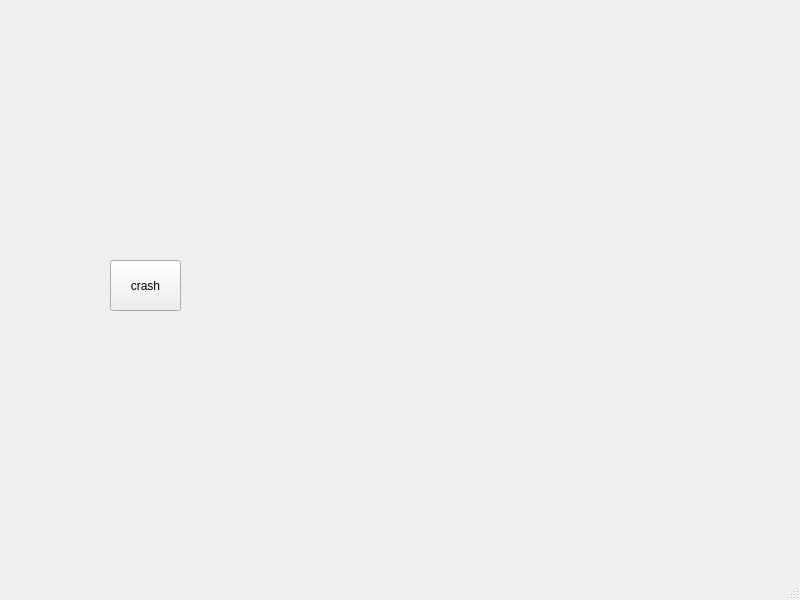
<?xml version="1.0" encoding="UTF-8"?>
<ui version="4.0">
 <class>MainWindow</class>
 <widget class="QMainWindow" name="MainWindow">
  <property name="geometry">
   <rect>
    <x>0</x>
    <y>0</y>
    <width>800</width>
    <height>600</height>
   </rect>
  </property>
  <property name="windowTitle">
   <string>MainWindow</string>
  </property>
  <widget class="QWidget" name="centralwidget">
   <widget class="QPushButton" name="btnCrash">
    <property name="geometry">
     <rect>
      <x>110</x>
      <y>260</y>
      <width>71</width>
      <height>51</height>
     </rect>
    </property>
    <property name="text">
     <string>crash</string>
    </property>
   </widget>
  </widget>
  <widget class="QMenuBar" name="menubar">
   <property name="geometry">
    <rect>
     <x>0</x>
     <y>0</y>
     <width>800</width>
     <height>25</height>
    </rect>
   </property>
  </widget>
  <widget class="QStatusBar" name="statusbar"/>
 </widget>
 <resources/>
 <connections/>
</ui>
